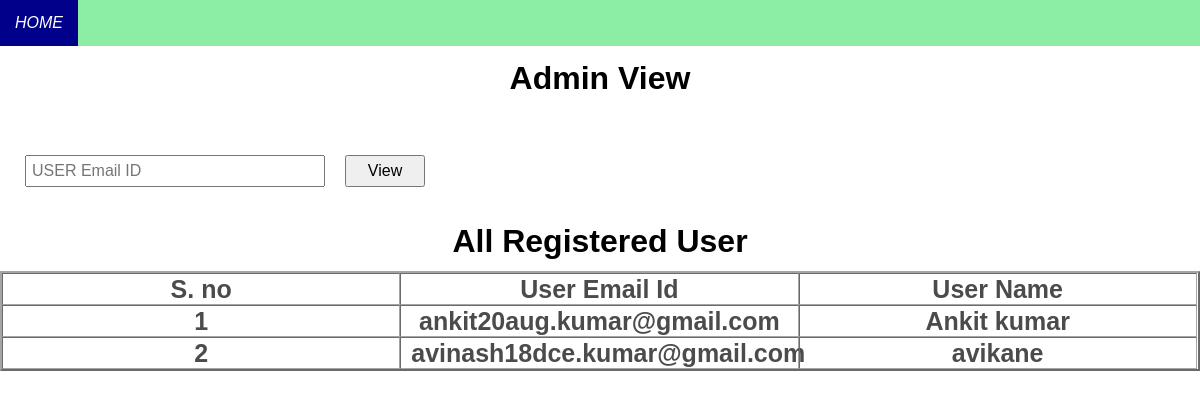
Page /admin_view on the earlier database version.
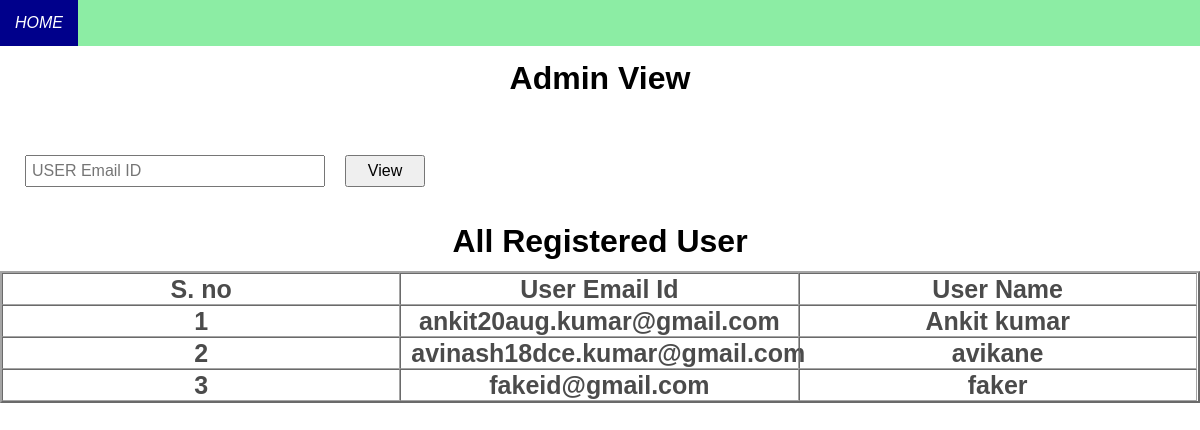
Same page on the later database version.
### app.py (models this page shows, shortened)
class User(db.Model):
    email = db.Column(db.String(200), primary_key=True)
    password = db.Column(db.String(100), nullable=False)
    user_name = db.Column(db.String(100), nullable=False)
    encoding = db.Column(db.String(), nullable=False)
    registration_date = db.Column(db.DateTime, default=dt.utcnow)

### app.py (the view)
@app.route('/admin_view', methods=['POST', 'GET'])
def admin_view():
    if request.method == 'POST':
        user_email = request.form['useremail']
        try:
            x = User.query.get_or_404(user_email)
            global user
            user = x
            return redirect('/view')
        except:
            tasks = User.query.order_by(User.registration_date).all()
            return render_template('admin_view.html',data=0,tasks=tasks)
    else:
        tasks = User.query.order_by(User.registration_date).all()
        return render_template('admin_view.html',data=1, tasks=tasks)

### templates/admin_view.html (shortened to what this page needs)
<!DOCTYPE html>
<html lang="en">
<head>
    <link rel="stylesheet" href="{{url_for('static', filename='main.css')}}">
</head>
<body>
    <nav>
        <ul class="topnav" id="dropdownClick">
            <li ><a href="/">Home</a></li>
        </ul>
    </nav>
    <div class="container">
        <h1>Admin View</h1>
    </div>
    <div class="user_email">
        <form action="/admin_view" method="POST">
            <input name='useremail' placeholder="USER Email ID" type="text">
            <input type="submit" Value="View" class="click">
        </form>
    </div>
<h1 align="center">All Registered User</h1>
<div class="Allcontent">
    <table border="2" align="center" cellpadding="10">
        <tr>
            <th>S. no</th>
            <th>User Email Id</th>
            <th>User Name</th>
        </tr>
        {% for i in tasks %}
        <tr>
            <td>{{loop.index}}</td>
            <td>{{i.email}}</td>
            <td>{{i.user_name}}</td>
        </tr>
        {% endfor %}
    </table>
</div>
</body>
</html>

### static/main.css (style rules this page uses)
* { box-sizing: border-box; }
body { margin: 0px; line-height: 1em; font-family:'Lucida Sans', 'Lucida Sans Regular', 'Lucida Grande', 'Lucida Sans Unicode', Geneva, Verdana, sans-serif; background-image: url('index_background.png'); }
nav { width: 100%; margin: 0; }
nav ul { background-color: #8ceda4; overflow: hidden; margin: 0; padding: 0; }
nav ul.topnav li { list-style: none; float:left; }
nav ul.topnav li a { display: block; margin:auto; text-decoration: none; min-height: 20px; padding: 15px; text-transform: uppercase; text-align: center; color: #666; }
.container { display: solid; text-align: center; margin-bottom: 20px; }
.container h1 { display: block; margin:auto; width: 100%; padding: 2%; }
.content table tbody tr th, td { display: block; margin: 0px; width: 50%; text-align: center; color: black; font-weight: bold; font-size: 25px; }
.user_email { display: block; width: 100%; padding: 10px; }
.user_email form { display: flex; width: 60%; padding: 5px; }
.user_email form input { margin: 10px; width: 300px; padding: 5px; text-align: left; font-size: 16px; }
.user_email form input.click { width: 80px; text-align: center; }
.Allcontent { background-color: white; opacity: 0.7; }
.Allcontent table { display: block; width: 100%; margin: 0px; }
.Allcontent table tbody tr { display: flex; width: 100%; margin: 0px; }
.Allcontent table tbody tr th,.Allcontent table tbody tr td { display: block; margin: 0px; width: 33.3%; text-align: center; color: black; font-weight: bold; line-height: 10px; font-size: 25px; }

Differences in the rows shown:
added User: email "fakeid@gmail.com", user_name "faker"
